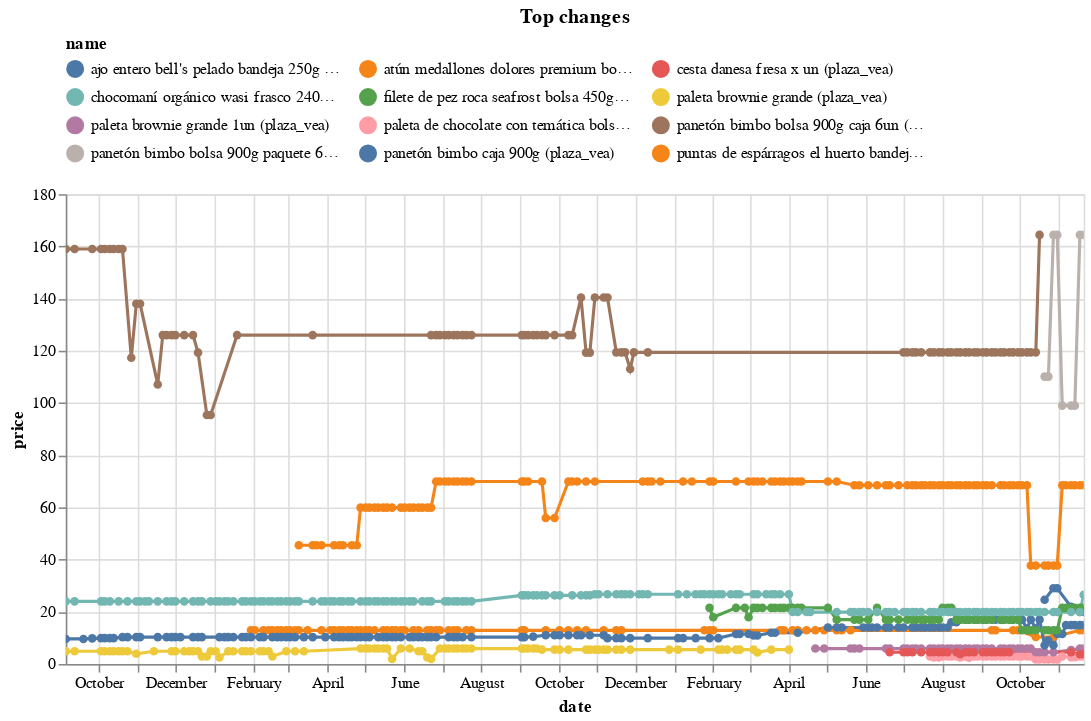

The notebook cell saved with this chart:
### Code cell
top_changes.head(10).pipe(plot_changes, 'Top changes')

### Figure 1 — Vega-Lite specification as saved in the notebook (floating-point values rounded to 4 significant figures; data arrays with more than 128 entries replaced by an {"elided": "..."} marker saying what was removed)
{"config": {"view": {"continuousWidth": 300, "continuousHeight": 300}, "legend": {"columns": 3, "orient": "top"}}, "data": {"name": "data-00d8932acfb3d7f984b35668b37fcec4"}, "mark": {"type": "line", "point": true}, "encoding": {"color": {"field": "name", "scale": {"domain": ["ajo entero bell's pelado bandeja 250g (plaza_vea)", "atún medallones dolores premium bolsa 680g (plaza_vea)", "cesta danesa fresa x un (plaza_vea)", "chocomaní orgánico wasi frasco 240g (plaza_vea)", "filete de pez roca seafrost bolsa 450g (plaza_vea)", "paleta brownie grande (plaza_vea)", "paleta brownie grande 1un (plaza_vea)", "paleta de chocolate con temática bolsa 1un (plaza_vea)", "panetón bimbo bolsa 900g caja 6un (plaza_vea)", "panetón bimbo bolsa 900g paquete 6un (plaza_vea)", "panetón bimbo caja 900g (plaza_vea)", "puntas de espárragos el huerto bandeja 250g (plaza_vea)"]}, "type": "nominal"}, "tooltip": [{"field": "name", "type": "nominal"}, {"field": "price", "type": "quantitative"}, {"field": "last_price", "type": "quantitative"}], "x": {"field": "date", "type": "temporal"}, "y": {"field": "price", "type": "quantitative"}}, "params": [{"name": "param_1", "select": {"type": "point", "fields": ["name"]}, "bind": "legend"}, {"name": "param_2", "select": {"type": "interval", "encodings": ["x", "y"]}, "bind": "scales"}], "title": "Top changes", "transform": [{"filter": {"param": "param_1"}}], "width": 650, "$schema": "https://vega.github.io/schema/vega-lite/v5.20.1.json", "datasets": {"data-00d8932acfb3d7f984b35668b37fcec4": {"elided": "848 records"}}}
